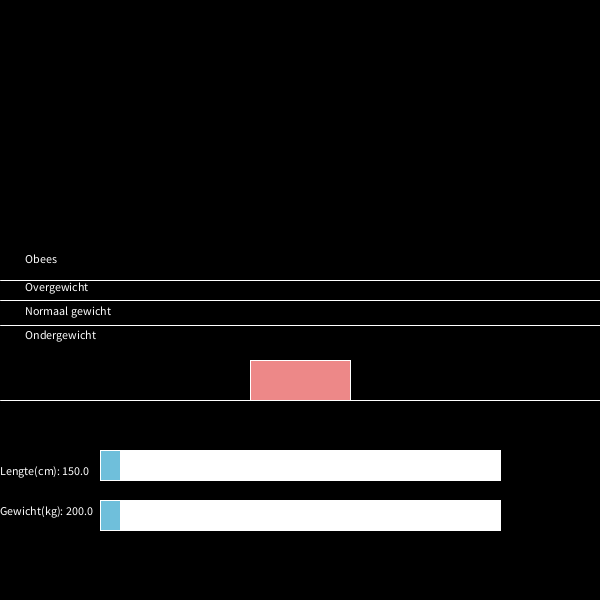
Frame 1 (no input)
Frame 60 (the mouse pressed at the canvas centre just before this capture): identical to frame 1, image omitted
Frame 120 (the mouse held since frame 60 and released just before this capture): identical to frame 1, image omitted

The Processing sketch that drew this single still picture (run headless with seeded random() and noise(); from frame 60 on, the mouse is pressed at the canvas centre):

// Processing sketch: moduleopgave5
// ── moduleopgave5.pde
// Moduleopgave 2
// Cris Cadinu
// 05-02-2019

float black = (000000);
float white = (255);

float breedte_balk;
float xPos_slider_lengte;
float xPos_slider_gewicht;

float yPos_slider_lengte;
float yPos_slider_gewicht;

float hoogte_slider;

int minimale_lengte;
int maximale_lengte;

int minimaal_gewicht;
int maximaal_gewicht;


int vergrotings_factor = 4;

boolean isGekliktOpSliderLengte = false;
boolean isGekliktOpSliderGewicht = false;

//initial setup
void setup() {
  size(600, 600);
  background(black);
  breedte_balk = width - width / 3;
  xPos_slider_lengte = width / 2 - breedte_balk / 2;
  xPos_slider_gewicht = width / 2 - breedte_balk / 2;
  yPos_slider_lengte = height - 150;
  yPos_slider_gewicht = height - 100;
  hoogte_slider = 30;
  minimale_lengte = 150;
  maximale_lengte = 250;

  minimaal_gewicht = 10;
  maximaal_gewicht = 200;
}

//loop every frame
void draw() {
  background(000000);
  float breedte_slider = width - width / 3;
  float bmi = bmi_calculator(xPos_slider_lengte, xPos_slider_gewicht);
  tekenStaafDiagram(#ED8888, 50, 100);
  horizontal_line(25);
  horizontal_line(50);
  horizontal_line(70);
  tekenTekst("Ondergewicht", 25, 14);
  tekenTekst("Normaal gewicht", 25, 20);
  tekenTekst("Overgewicht", 25, 26);
  tekenTekst("Obees", 25, 33);
  tekenBalkVoorSliderLengte(150, 30);
  tekenBalkVoorSliderGewicht(100, 30);
  tekenSliderLengte();
  tekenSliderGewicht();
  sliderLengteBeweegt();
  sliderGewichtBeweegt();
  println(xPos_slider_lengte, xPos_slider_gewicht);
  tekstSliderLengte();
  tekstSliderGewicht();
}

void mousePressed() {
  isGekliktOpSliderLengte();
  isGekliktOpSliderGewicht();
  sliderLengteBeweegt();
  sliderGewichtBeweegt();
}

void mouseReleased() {
  isGekliktOpSliderLengte = false;
  isGekliktOpSliderGewicht = false;
}

// ── functions.pde
void horizontal_line(float y) {
  float start_positie_staaf = height - height / 3;
  float start_positie_lijn = start_positie_staaf - 50;
  line(0, start_positie_lijn - y, width, start_positie_lijn - y);
}

float bmi_calculator(float gewicht, float lengte) {
  float local_bmi = gewicht / (lengte * lengte) * 10;
  return local_bmi;
}

void tekenTekst(String gewichtType, int xPositieTekst, int yPosTekst) {
  int vergrotings_factor = 4;
  float start_positie_staaf = height - height / 3;
  float start_positie_lijn = start_positie_staaf;
  float start_positie_tekst = start_positie_lijn - 5;
  fill(255);
  text(gewichtType, xPositieTekst, start_positie_tekst - yPosTekst * vergrotings_factor);
}


void tekenStaafDiagram(int kleur, int xPos, int breedte) {
  float bmi = bmi_calculator( xPos_slider_lengte, xPos_slider_gewicht);
  float start_positie_staaf = height - height / 3;
  
  fill(kleur);
  stroke(255,255,255);
  line(0, start_positie_staaf, width, start_positie_staaf);
  rect(width /2 - xPos, start_positie_staaf, breedte, -bmi * 400);
  
}

void tekenBalkVoorSliderLengte(float yPos, float hoogte) {
  float breedte_balk = width - width / 3;
  float xPos_balk_lengte = width / 2 - breedte_balk / 2;
  float yPos_balk_lengte = height - yPos;
  fill(255);
  rect(xPos_balk_lengte, yPos_balk_lengte, breedte_balk, hoogte);
}

void tekenBalkVoorSliderGewicht(float yPos, float hoogte) {
  float breedte_balk = width - width / 3;
  float xPos_balk_gewicht = width / 2 - breedte_balk / 2;
  float yPos_balk_gewicht = height - yPos;
  
  fill(255);
  rect(xPos_balk_gewicht, yPos_balk_gewicht, breedte_balk, hoogte);
}

void tekenSliderLengte() {
  float breedte_slider = width / 30;
  
  fill(#6FBFDB);
  rect(xPos_slider_lengte, yPos_slider_lengte, breedte_slider, hoogte_slider);
}

void tekenSliderGewicht() {
  float breedte_slider = width / 30;
  
  fill(#6FBFDB);
  rect(xPos_slider_gewicht, yPos_slider_gewicht, breedte_slider, hoogte_slider);
}

void isGekliktOpSliderLengte() {
  float breedte_slider = width / 30;
  
  if ((mouseX > xPos_slider_lengte && mouseX < xPos_slider_lengte + breedte_slider) && (mouseY > yPos_slider_lengte && mouseY < yPos_slider_lengte + hoogte_slider)) {
      isGekliktOpSliderLengte = true;
      println("Zit nu op lengte");
  }
}

void isGekliktOpSliderGewicht() {
  float breedte_slider = width / 30;
  
  if ((mouseX > xPos_slider_gewicht && mouseX < xPos_slider_gewicht + breedte_slider) && (mouseY > yPos_slider_gewicht && mouseY < yPos_slider_gewicht + hoogte_slider)) {
      isGekliktOpSliderGewicht = true;
      println("Zit nu op gewicht");
  }
}

void sliderLengteBeweegt() {
  float breedte_slider = width / 30;
  
  if (isGekliktOpSliderLengte) {
    xPos_slider_lengte = constrain(mouseX, 100, 500 - breedte_slider);
  }
}

void sliderGewichtBeweegt() {
  float breedte_slider = width / 30;
  
  if (isGekliktOpSliderGewicht) {
    xPos_slider_gewicht = constrain(mouseX, 100, 500 - breedte_slider);
  }
}

void tekstSliderLengte() {
  fill(255);
  text("Lengte(cm): " + xPos_slider_lengte * 1.5, 0, height - 125);
}

void tekstSliderGewicht() {
  fill(255);
  text("Gewicht(kg): " + xPos_slider_gewicht *  2, 0, height - 85);
}
